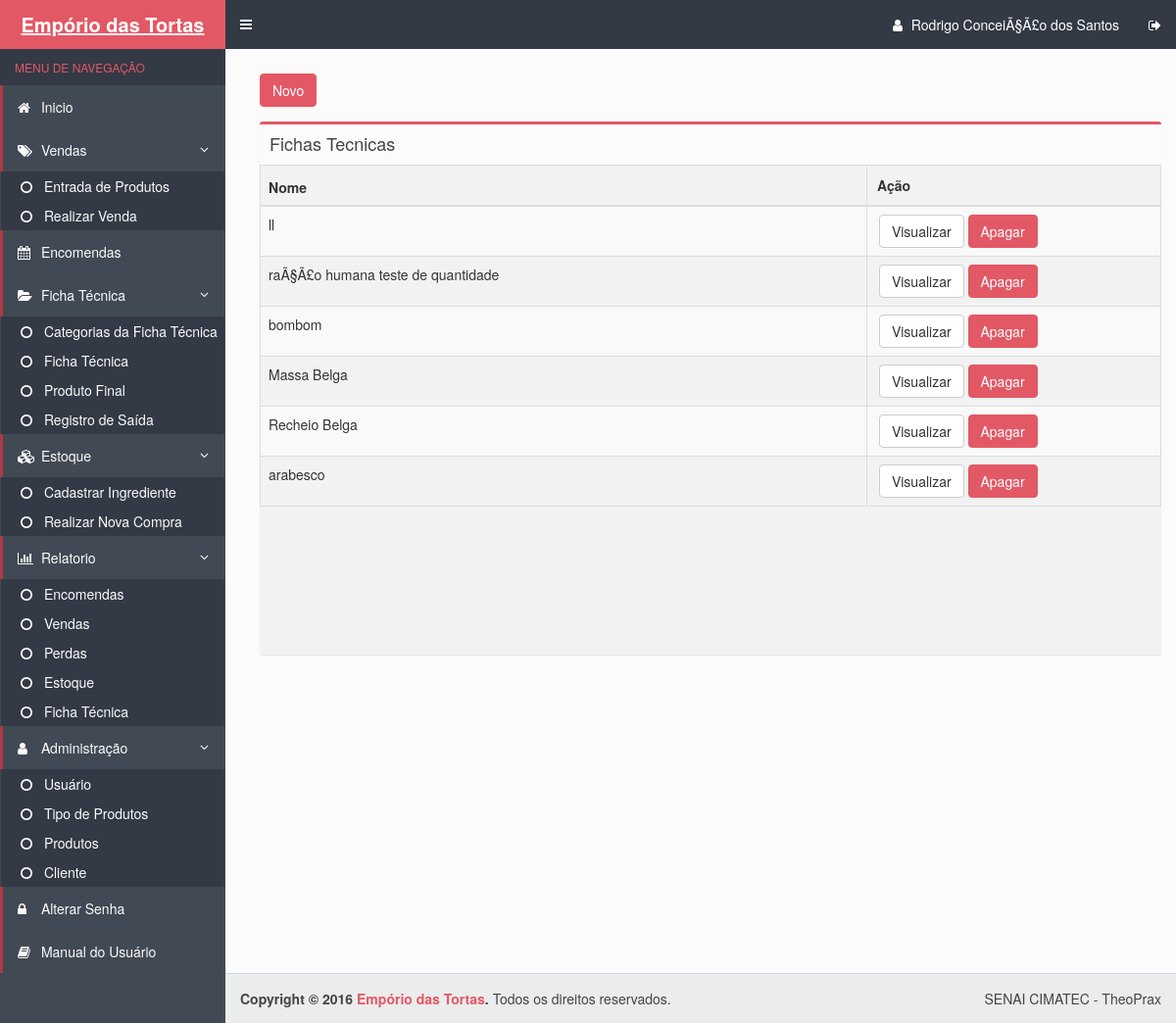
Before: /ficha_tecnica.php (signed in) with the older database file.
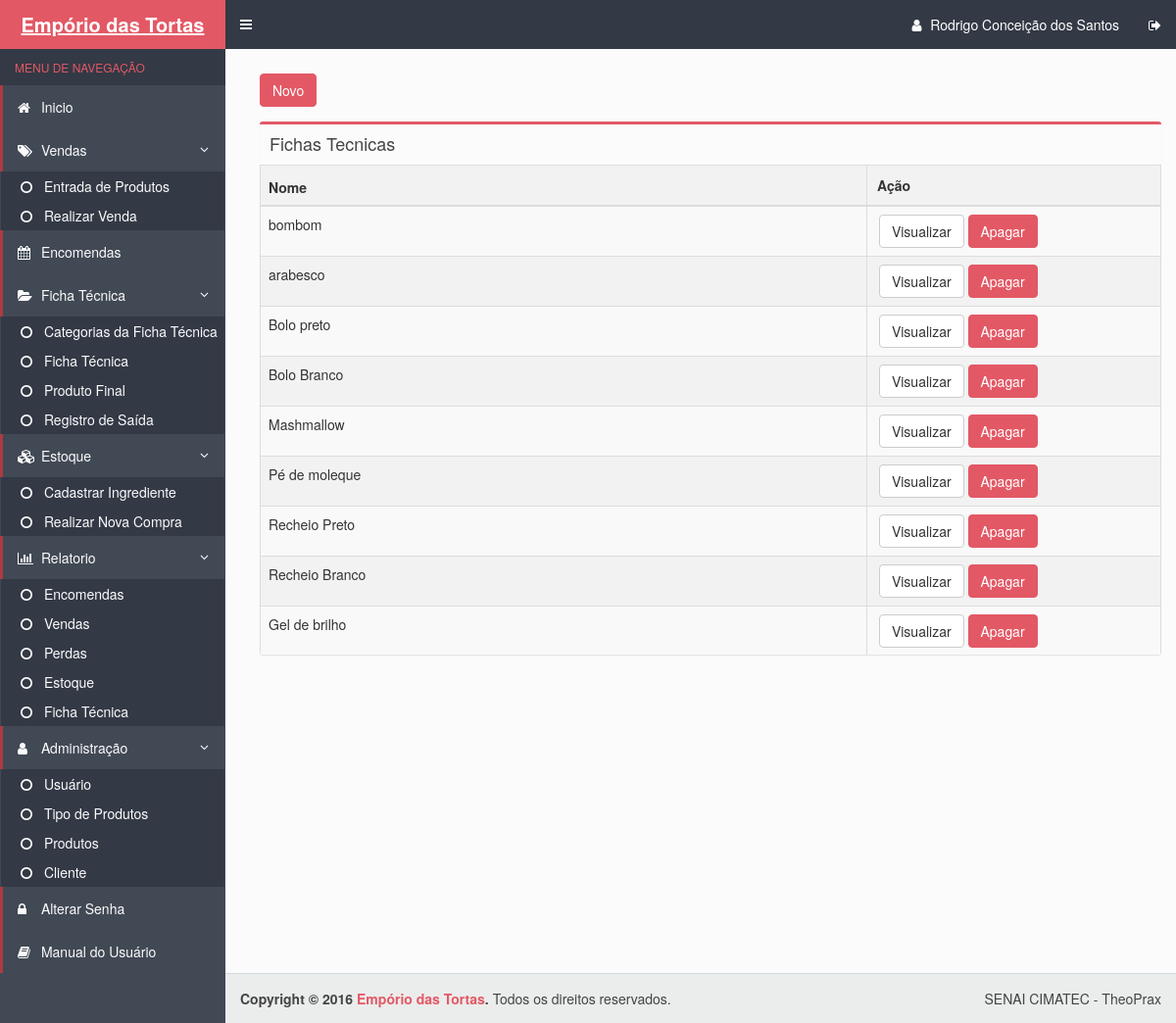
After: the same page with the newer database file.
### tables this page shows
CREATE TABLE IF NOT EXISTS `fichastecnicas` (
  `cod_fichaTecnica` int(11) NOT NULL AUTO_INCREMENT,
  `categoriafichatecnica_codigo` int(11) NOT NULL,
  `nome` varchar(100) NOT NULL,
  `Tamanho` varchar(1) DEFAULT NULL,
  `valortotal` decimal(10,2) NOT NULL,
  PRIMARY KEY (`cod_fichaTecnica`),
  KEY `categoriafichatecnica_codigo` (`categoriafichatecnica_codigo`)
);

### ficha_tecnica.php (the view, shortened to what this page needs)
<!DOCTYPE html>
<html>
  <head>
    <link rel="stylesheet" href="bootstrap/css/bootstrap.min.css">
    <link rel="stylesheet" href="bootstrap/css/bootstrap.css">
    <link rel="stylesheet" href="https://maxcdn.bootstrapcdn.com/font-awesome/4.4.0/css/font-awesome.min.css">
    <link rel="stylesheet" href="https://code.ionicframework.com/ionicons/2.0.1/css/ionicons.min.css">
    <link rel="stylesheet" href="dist/css/AdminLTE.css">
    <link rel="stylesheet" href="dist/css/skins/skin-blue.css">
  </head>
  <body class="hold-transition skin-blue sidebar-mini">
    <div class="wrapper">
      <?php include_once("includes/header.php") ?>
      <?php include_once("includes/menu.php") ?>
      <div class="content-wrapper">
        <section class="content">
        <div class="row">
            <div class="col-xs-12">
         <a class="btn btn-danger" href="forms/cadastrar_ficha_tecnica.php">Novo</a>
          <section class="content-header">
          </section>
              <div class="box">
                <div class="box-header">
                      <h3 class="box-title">Fichas Tecnicas</h3>
                </div>
                <div class="box-body table-responsive no-padding" id="scroll">
                  <table id="example" class="table table-striped table-bordered" cellspacing="0" width="100%">
         <thead>
      <tr>
                  <th class="views-field views-field-id">
            Nome          </th>
                  <th class="views-field views-field-field-nome" id='celula2'>
            Ação         </th>
    </thead>
    <tbody>
         <?php
             $pdo = Database::connect();
             $sql = "SELECT * from fichastecnicas"
             ;
              foreach ($pdo->query($sql) as $row) {
                  echo '<tr>';
                  echo '<td>'. $row['nome'] . '</td>';
                  echo '<td width=180>';
                  echo '<a class="btn btn-default" href="DAO/visualizar_fichatecnica.php?id='.$row['cod_fichaTecnica'].'">Visualizar</a>';
                  echo '<a class="btn btn-danger" href="DAO/Excluir_fichatecnica.php?id='.$row['cod_fichaTecnica'].'">Apagar</a>';
                  echo '</td>';
                  echo '</tr>';
             }
            ?>
      </tbody>
</table>
                </div>
              </div>
            </div>
          </div>
        </section>
      </div>
      <?php include_once("includes/footer.php") ?>
    <link rel="stylesheet" type="text/css" href="css/bootstrap.css">
    <link rel="stylesheet" type="text/css" href="css/dataTables.bootstrap.min.css">
  </body>
</html>

### includes/header.php (shortened to what this page needs)
<header class="main-header">
        <a href="inicio.php" class="logo">
          <span class="logo-lg"><b>Empório das Tortas</b></span>
        </a>
        <nav class="navbar navbar-static-top" role="navigation">
          <a href="#" class="sidebar-toggle" data-toggle="offcanvas" role="button">
          </a>
          <div class="navbar-custom-menu">
            <ul class="nav navbar-nav">
              <li class="dropdown user user-menu">
                <a href="inicio.php">
                <i class="fa fa-user"></i>
                  <span class="hidden-xs"><?php echo $_SESSION['UsuarioNome'];?></span>
                </a>
              </li>
              <li>
                <a href="./conexao/logout.php"><i class="fa fa-sign-out"></i></i></a>
              </li>
            </ul>
          </div>
        </nav>
      </header>

Changed rows visible on the page:
removed fichastecnicas: nome "ll"
removed fichastecnicas: nome "raÃ§Ã£o humana teste de quantidade"
removed fichastecnicas: nome "Massa Belga"
removed fichastecnicas: nome "Recheio Belga"
added fichastecnicas: nome "Bolo preto"
added fichastecnicas: nome "Bolo Branco"
added fichastecnicas: nome "Mashmallow"
added fichastecnicas: nome "Pé de moleque"
added fichastecnicas: nome "Recheio Preto"
added fichastecnicas: nome "Recheio Branco"
added fichastecnicas: nome "Gel de brilho"
Other visible differences:
$_SESSION['UsuarioNome']: "Rodrigo ConceiÃ§Ã£o dos Santos" → "Rodrigo Conceição dos Santos"
